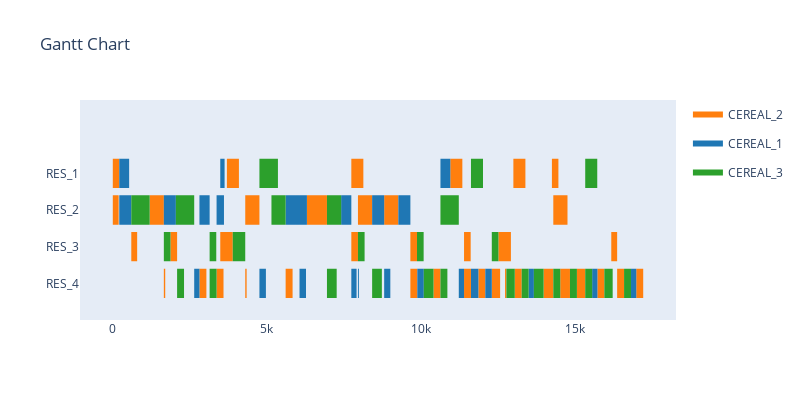

The cell this chart's notebook holds for it:
### Code cell
simulation = sim_randomised.Env("data/useCase_2_stages.json",visualise=True)

while simulation.alive:
    
    #print(list(simulation.possible_actions.items()))

    action_order = random.choice(list(simulation.possible_actions.keys()))
    action_resource = random.choice(simulation.possible_actions[action_order])
    
    #print("Action is taken: " , (action_order,action_resource))
    #print()
    simulation.step((action_order,action_resource))

### Figure 1 — Plotly figure (JSON) as saved in the notebook; plotly's stock layout.template omitted (floating-point values rounded to 4 significant figures; data arrays with more than 128 entries replaced by an {"elided": "..."} marker saying what was removed)
{"data": [{"fill": "toself", "fillcolor": "rgb(255, 127, 14)", "hoverinfo": "name", "legendgroup": "rgb(255, 127, 14)", "mode": "none", "name": "CEREAL_2", "showlegend": true, "type": "scatter", "x": {"elided": "239 int values"}, "y": {"elided": "239 float values"}}, {"fill": "toself", "fillcolor": "rgb(31, 119, 180)", "hoverinfo": "name", "legendgroup": "rgb(31, 119, 180)", "mode": "none", "name": "CEREAL_1", "showlegend": true, "type": "scatter", "x": {"elided": "149 int values"}, "y": {"elided": "149 float values"}}, {"fill": "toself", "fillcolor": "rgb(44, 160, 44)", "hoverinfo": "name", "legendgroup": "rgb(44, 160, 44)", "mode": "none", "name": "CEREAL_3", "showlegend": true, "type": "scatter", "x": {"elided": "159 int values"}, "y": {"elided": "159 float values"}}, {"legendgroup": "rgb(255, 127, 14)", "marker": {"color": "rgb(255, 127, 14)", "opacity": 0, "size": 1}, "mode": "markers", "name": "", "showlegend": false, "text": [null, null, null, null, null, null, null, null, null, null, null, null, null, null, null, null, null, null, null, null, null, null, null, null, null, null, null, null, null, null, null, null, null, null, null, null, null, null, null, null, null, null, null, null, null, null, null, null, null, null, null, null, null, null, null, null, null, null, null, null, null, null, null, null, null, null, null, null, null, null, null, null, null, null, null, null, null, null, null, null, null, null, null, null, null, null, null, null, null, null, null, null, null, null, null, null], "type": "scatter", "x": [0, 210, 0, 190, 600, 790, 1195, 1655, 1655, 1700, 1870, 2085, 2810, 3035, 3365, 3590, 3485, 3700, 3700, 3890, 3700, 4090, 4295, 4340, 4295, 4755, 5605, 5830, 6295, 6755, 6755, 6945, 7735, 7950, 7735, 8125, 7950, 8410, 8800, 9260, 9650, 9875, 9650, 9865, 10400, 10625, 10945, 11335, 11390, 11615, 11390, 11605, 11855, 12080, 12290, 12515, 12505, 12720, 12515, 12560, 12720, 12910, 12720, 12765, 12990, 13380, 13035, 13260, 13970, 14195, 14195, 14240, 14240, 14285, 14240, 14450, 14285, 14745, 14510, 14735, 14735, 14780, 14780, 14825, 15050, 15275, 15275, 15320, 15715, 15940, 16165, 16355, 16355, 16580, 16975, 17200], "y": [3, 3, 2, 2, 1, 1, 2, 2, 0, 0, 1, 1, 0, 0, 0, 0, 1, 1, 1, 1, 3, 3, 0, 0, 2, 2, 0, 0, 2, 2, 2, 2, 1, 1, 3, 3, 2, 2, 2, 2, 0, 0, 1, 1, 0, 0, 3, 3, 0, 0, 1, 1, 0, 0, 0, 0, 1, 1, 0, 0, 1, 1, 0, 0, 3, 3, 0, 0, 0, 0, 0, 0, 0, 0, 3, 3, 2, 2, 0, 0, 0, 0, 0, 0, 0, 0, 0, 0, 0, 0, 1, 1, 0, 0, 0, 0]}, {"legendgroup": "rgb(31, 119, 180)", "marker": {"color": "rgb(31, 119, 180)", "opacity": 0, "size": 1}, "mode": "markers", "name": "", "showlegend": false, "text": [null, null, null, null, null, null, null, null, null, null, null, null, null, null, null, null, null, null, null, null, null, null, null, null, null, null, null, null, null, null, null, null, null, null, null, null, null, null, null, null, null, null, null, null, null, null, null, null, null, null, null, null, null, null, null, null, null, null, null, null], "type": "scatter", "x": [210, 530, 210, 600, 1655, 2045, 2640, 2810, 2810, 3140, 3365, 3485, 3485, 3605, 3485, 3625, 4755, 4965, 5605, 5935, 5935, 6055, 6055, 6265, 6055, 6175, 6175, 6295, 7405, 7735, 7735, 7905, 7950, 7980, 8410, 8800, 8800, 8970, 8970, 9000, 9260, 9650, 9875, 10085, 10625, 10945, 11220, 11390, 11615, 11825, 11825, 11855, 12080, 12290, 13485, 13655, 15545, 15715, 16805, 16975], "y": [3, 3, 2, 2, 2, 2, 0, 0, 2, 2, 2, 2, 2, 2, 3, 3, 0, 0, 2, 2, 2, 2, 0, 0, 2, 2, 2, 2, 2, 2, 0, 0, 0, 0, 2, 2, 0, 0, 0, 0, 2, 2, 0, 0, 3, 3, 0, 0, 0, 0, 0, 0, 0, 0, 0, 0, 0, 0, 0, 0]}, {"legendgroup": "rgb(44, 160, 44)", "marker": {"color": "rgb(44, 160, 44)", "opacity": 0, "size": 1}, "mode": "markers", "name": "", "showlegend": false, "text": [null, null, null, null, null, null, null, null, null, null, null, null, null, null, null, null, null, null, null, null, null, null, null, null, null, null, null, null, null, null, null, null, null, null, null, null, null, null, null, null, null, null, null, null, null, null, null, null, null, null, null, null, null, null, null, null, null, null, null, null, null, null, null, null], "type": "scatter", "x": [600, 1195, 1655, 1870, 2045, 2640, 2085, 2310, 3140, 3365, 3140, 3355, 3890, 4105, 4105, 4295, 4755, 5145, 5145, 5355, 5145, 5605, 6945, 7405, 6945, 7260, 7950, 8165, 8410, 8725, 9865, 10080, 10085, 10400, 10625, 10850, 10625, 11220, 11615, 12005, 12290, 12505, 12765, 12990, 12990, 13035, 13260, 13485, 13655, 13970, 14285, 14510, 14825, 15050, 15320, 15545, 15320, 15710, 15940, 16165, 16165, 16210, 16580, 16805], "y": [2, 2, 1, 1, 2, 2, 0, 0, 0, 0, 1, 1, 1, 1, 1, 1, 3, 3, 3, 3, 2, 2, 2, 2, 0, 0, 1, 1, 0, 0, 1, 1, 0, 0, 0, 0, 2, 2, 3, 3, 1, 1, 0, 0, 0, 0, 0, 0, 0, 0, 0, 0, 0, 0, 0, 0, 3, 3, 0, 0, 0, 0, 0, 0]}], "layout": {"autosize": false, "height": 400, "hovermode": "closest", "showlegend": true, "title": {"text": "Gantt Chart"}, "width": 800, "xaxis": {"rangeselector": {"buttons": [{"count": 7, "label": "1w", "step": "day", "stepmode": "backward"}, {"count": 1, "label": "1m", "step": "month", "stepmode": "backward"}, {"count": 6, "label": "6m", "step": "month", "stepmode": "backward"}, {"count": 1, "label": "YTD", "step": "year", "stepmode": "todate"}, {"count": 1, "label": "1y", "step": "year", "stepmode": "backward"}, {"step": "all"}]}, "showgrid": false, "type": "linear", "zeroline": false}, "yaxis": {"autorange": false, "range": [-1, 5], "showgrid": false, "ticktext": ["RES_4", "RES_3", "RES_2", "RES_1"], "tickvals": [0, 1, 2, 3], "zeroline": false}}}
